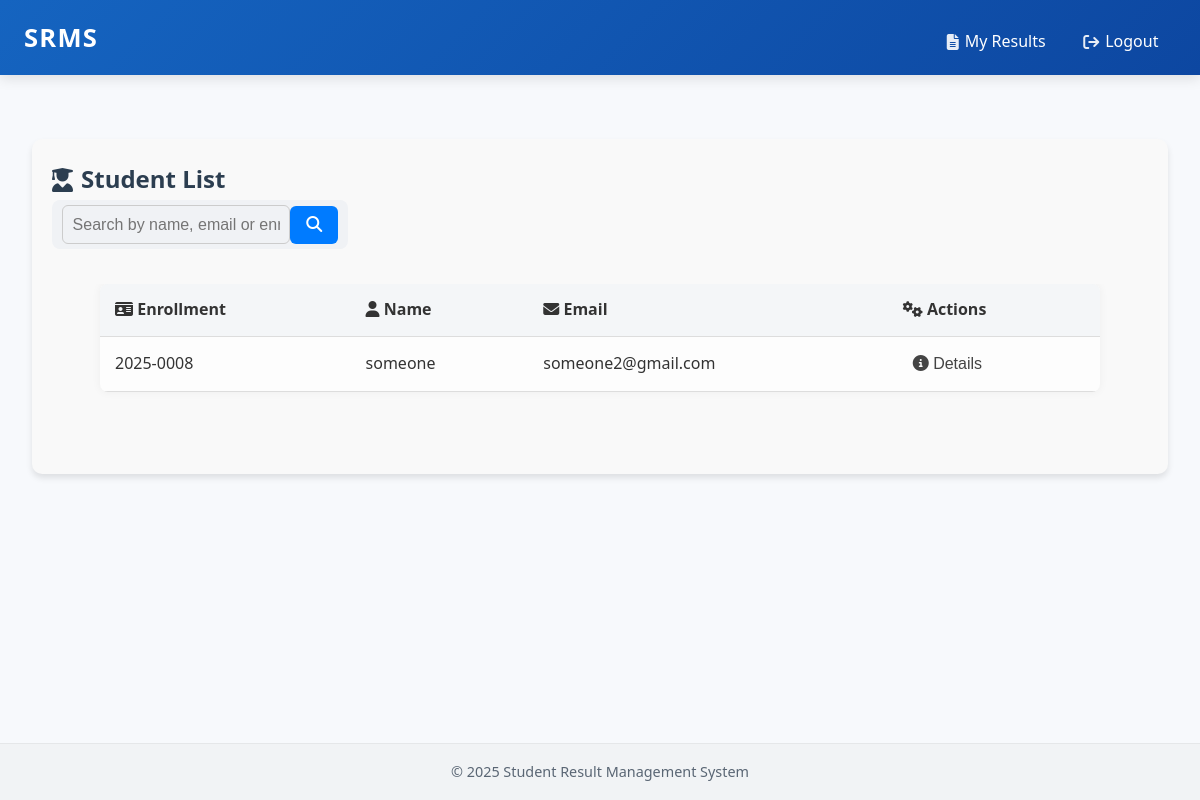
Screenshot of /dashboard/ (signed in) with the database file from the repository.
### students/models.py (models this page shows, shortened)
class Student(models.Model):
    student_id = models.AutoField(primary_key=True)
    user = models.OneToOneField(User, on_delete=models.CASCADE)
    name = models.CharField(max_length=100)
    email = models.EmailField(unique=True)
    phone = models.CharField(max_length=15)
    address = models.TextField()
    profile_image = models.ImageField(upload_to='profile_images/', blank=True, null=True)
    enrollment_number = models.CharField(max_length=15, unique=True, blank=True)

### students/views.py (the view)
# urls.py: path('dashboard/',views.student_list,name='dashboard'),
def student_list(request):
    query = request.GET.get('q')
    students = Student.objects.all()
    if query:
        students = students.filter(
            Q(name__icontains=query) | Q(email__icontains=query)
        )
    paginator = Paginator(students, 10)
    page_number = request.GET.get('page')
    page_obj = paginator.get_page(page_number)
    return render(request, 'student_list.html', {
        'page_obj': page_obj,
        'query': query,
    })

### students/templates/student_list.html (shortened to what this page needs)
{% extends 'base.html' %}
{% block content %}
<div class="student-container">
  <h1 class="page-title"><i class="fas fa-user-graduate"></i> Student List</h1>
  <div class="controls-wrapper">
    <form method="get" action="" class="search-form">
      <div class="search-container">
        <input
          type="text"
          name="q"
          placeholder="Search by name, email or enrollment number"
          value="{{ query|default:'' }}"
          class="search-input"
        />
        <button type="submit" class="search-button">
          <i class="fas fa-search"></i>
        </button>
      </div>
    </form>
  </div>
  {% if page_obj.object_list %}
  <div class="table-wrapper">
    <table class="styled-table student-table">
      <thead>
        <tr>
          <th><i class="fas fa-id-card"></i> Enrollment</th>
          <th><i class="fas fa-user"></i> Name</th>
          <th><i class="fas fa-envelope"></i> Email</th>
          <th><i class="fas fa-cogs"></i> Actions</th>
        </tr>
      </thead>
      <tbody>
        {% for student in page_obj.object_list %}
        <tr class="student-row" data-student-id="{{ student.student_id }}">
          <td>{{ student.enrollment_number }}</td>
          <td>{{ student.name }}</td>
          <td>{{ student.email }}</td>
          <td class="actions-column">
            <button class="toggle-details btn-small">
              <i class="fas fa-info-circle"></i> Details
            </button>
          </td>
        </tr>
        {% endfor %}
      </tbody>
    </table>
  </div>
  {% endif %}
</div>
{% endblock %}

### students/static/css/styles.css (style rules this page uses)
:root { --primary-color: #1564c0; --secondary-color: #0d47a1; --accent-color: #fbc02d; --background-color: #f4f6f9; --text-color: #2c3e50; --light-text-color: #5a6674; --danger-color: #c62828; --success-color: #2e7d32; --font-family: 'Inter', 'Segoe UI', 'Roboto', 'Helvetica Neue', sans-serif; --transition-speed: 0.25s; --border-radius: 10px; --shadow: 0 4px 12px rgba(0, 0, 0, 0.1); }
*, *::before, *::after { box-sizing: border-box; margin: 0; padding: 0; }
body { margin: 0; font-family: var(--font-family); background-color: var(--background-color); color: var(--text-color); line-height: 1.7; font-size: 16px; -webkit-font-smoothing: antialiased; -moz-osx-font-smoothing: grayscale; }
body { font-family: 'Segoe UI', sans-serif; background-color: #f7f9fc; color: #333; }
.page-title { font-size: 2rem; font-weight: bold; margin-bottom: 1rem; display: flex; align-items: center; gap: 0.5rem; }
.student-container { max-width: 1200px; margin: 2rem auto; padding: 1.5rem; background: #fff; border-radius: 12px; box-shadow: 0 4px 16px rgba(0, 0, 0, 0.05); }
.controls-wrapper { display: flex; justify-content: space-between; align-items: center; margin-bottom: 1rem; flex-wrap: wrap; }
.search-form { flex: 1; max-width: 500px; margin-right: 1rem; }
.search-container { display: flex; align-items: center; background: #f0f2f5; border-radius: 8px; padding: 5px 10px; }
.search-input { border: none; background: transparent; flex: 1; padding: 8px; font-size: 1rem; }
.search-button { border: none; background: none; cursor: pointer; color: #555; }
.table-wrapper { overflow-x: auto; }
.styled-table { width: 100%; border-collapse: collapse; margin-top: 1rem; }
.styled-table th, .styled-table td { padding: 12px 16px; border-bottom: 1px solid #e0e0e0; text-align: left; }
.styled-table th { background-color: #f1f3f6; font-weight: 600; }
.actions-column { display: flex; gap: 0.6rem; align-items: center; }
.actions-column a, .actions-column button { color: #444; font-size: 1rem; background: none; border: none; cursor: pointer; }
.btn-small { background-color: #e9ecef; padding: 6px 10px; border-radius: 6px; font-size: 0.85rem; }
.page-title { font-size: 2rem; display: flex; align-items: center; gap: 0.5rem; margin-bottom: 1.2rem; }
.search-form { display: flex; flex-wrap: wrap; gap: 0.5rem; margin-bottom: 1.2rem; }
.search-input { padding: 0.6rem; flex-grow: 1; border: 1px solid #ccc; border-radius: 6px; min-width: 200px; }
.search-button { padding: 10px 16px; font-size: 1rem; background-color: #007bff; color: white; border: none; border-radius: 6px; cursor: pointer; transition: background-color 0.3s ease; }
.student-table { width: 100%; max-width: 1000px; margin: 0 auto 30px auto; border-collapse: collapse; border-radius: 10px; overflow: hidden; box-shadow: 0 0 10px rgba(0, 0, 0, 0.1); }
.student-table th, .student-table td { padding: 12px 16px; border-bottom: 1px solid #e0e0e0; text-align: left; }
.student-table thead { background-color: #f7f7f7; font-weight: bold; }
.page-title { font-size: 2rem; margin-bottom: 1.5rem; display: flex; align-items: center; gap: 0.5rem; }
.page-title { font-size: 2rem; margin-bottom: 1.2rem; text-align: center; color: #2c3e50; }
.styled-table { width: 100%; border-collapse: collapse; border-radius: 8px; overflow: hidden; background: #fdfdfd; box-shadow: 0 2px 5px rgba(0, 0, 0, 0.06); }
.styled-table th, .styled-table td { padding: 12px 16px; text-align: left; border-bottom: 1px solid #ddd; }
.styled-table th { background-color: #f4f6f8; font-weight: 600; }
input, select, textarea { width: 100%; padding: 8px; border-radius: 6px; border: 1px solid #ccc; }
.page-title { font-size: 1.8rem; color: #2c3e50; margin-bottom: 1rem; display: flex; align-items: center; gap: 0.5rem; }
.styled-table { width: 100%; border-collapse: collapse; box-shadow: 0 0 10px rgba(0,0,0,0.05); }
.styled-table th, .styled-table td { padding: 12px 15px; text-align: left; border-bottom: 1px solid #ddd; }
.styled-table thead { background-color: #f7f7f7; color: #333; }
.page-title { color: #2c3e50; margin: 0; font-size: 24px; }

### students/templates/student_list.html (style rules this page uses)
.student-container { position: relative; padding: 20px; background-color: #f9f9f9; border-radius: 10px; box-shadow: 0 4px 6px rgba(0, 0, 0, 0.1); }

### rows the page displays
Student: enrollment_number "2025-0008", name "someone", email "someone2@gmail.com"

### other values shown
{{ current_year|default:"2025" }} "2025"
